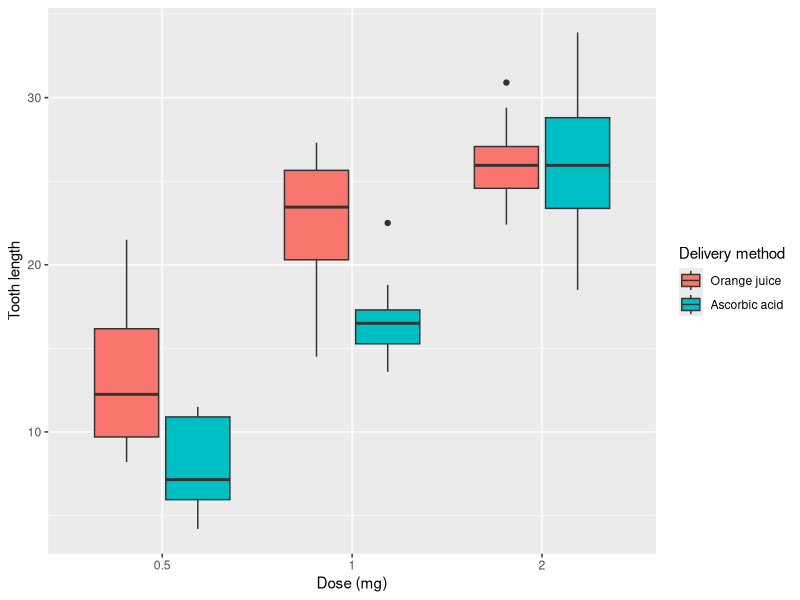
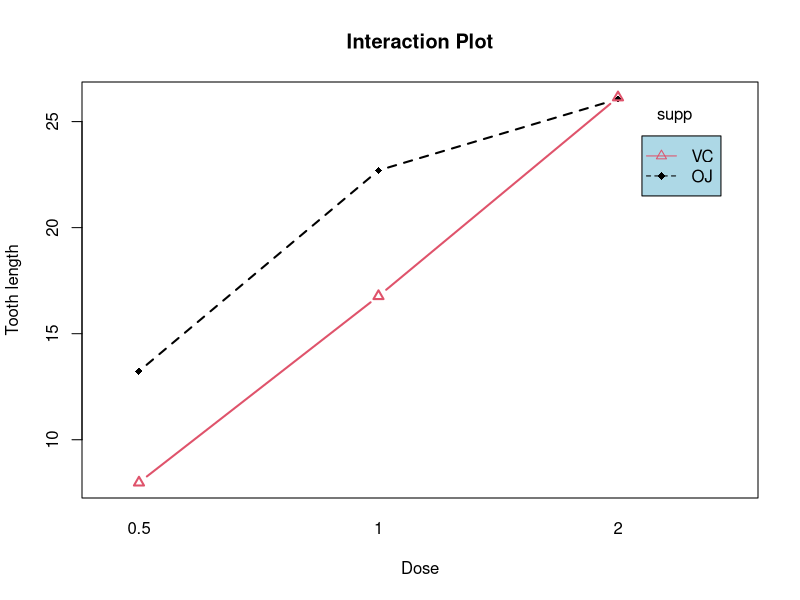

The R script that drew these images, in order:
## ---- chunk 1
library(plyr)
library(ggplot2)
library(datasets)
data(ToothGrowth)
data <- ToothGrowth
## ---- chunk 2
# dim(data) tells us there are 3 variables and 60 observations
dim(data)
# summary(data) gives us the name of the variables as well as their range
summary(data)
unique(data$dose)
## ---- chunk 3
ggplot(ToothGrowth, aes(x = factor(dose), y = len, fill = supp)) +
    xlab("Dose (mg)") +
    ylab("Tooth length") +
    scale_fill_discrete(name="Delivery method",
                breaks=c("OJ", "VC"),
                labels=c("Orange juice", "Ascorbic acid")) + geom_boxplot()
## ---- chunk 4
data$dose<- as.numeric(as.character(data$dose))
data$dose <- factor(data$dose)
data$supp <- factor(data$supp)
fit <- aov(len ~ dose*supp, data = data)
summary(fit)
## ---- chunk 5
# Seperate the three subgroups
ToothGrowth.doses_0.5_1.0 <- subset (ToothGrowth, dose %in% c(0.5, 1.0)) 
ToothGrowth.doses_1.0_2.0 <- subset (ToothGrowth, dose %in% c(1.0, 2.0))
ToothGrowth.doses_0.5_2.0 <- subset (ToothGrowth, dose %in% c(0.5, 2.0)) 
# Check for group differences due to different dose levels (1.0, 2.0)
t.test(len ~ dose, data = ToothGrowth.doses_1.0_2.0)
# Check for group differences due to different dose levels (0.5, 1.0)
t.test(len ~ dose, data = ToothGrowth.doses_0.5_1.0)
# Check for group differences due to different dose levels (0.5, 2.0)
t.test(len ~ dose, data = ToothGrowth.doses_0.5_2.0)
## ---- chunk 6
ddply(ToothGrowth,dose~supp,function(x) c(mean=mean(x$len),confidence.intervall=t.test(x$len)$conf.int))
## ---- chunk 7
with(data, {
interaction.plot(dose, supp, len, type="b", col=c(1:3),
                 leg.bty="o", leg.bg="light blue", lwd=2, pch=c(18,24,22),
                 xlab="Dose",
                 ylab="Tooth length",
                 main="Interaction Plot")
})
